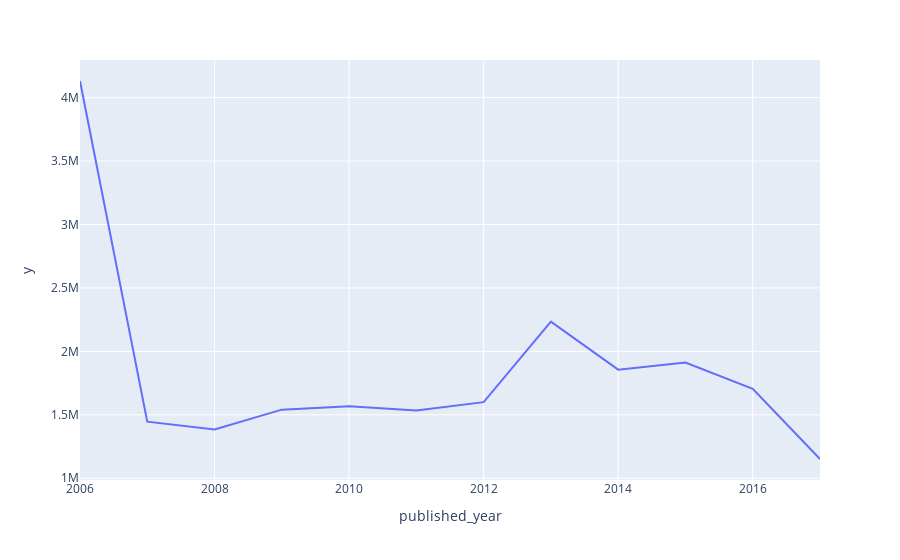

The cell this chart's notebook holds for it:
### Code cell
df = pd.read_csv("ted_main.csv")
df['film_date'] = df['film_date'].apply(lambda x: datetime.datetime.fromtimestamp( int(x)))
df['published_date'] = df['published_date'].apply(lambda x: datetime.datetime.fromtimestamp( int(x)))
df['film_year'] = df['film_date'].apply(lambda it: it.year)
df['published_year'] = df['published_date'].apply(lambda it: it.year)

print(f"Total talks between 2010-2016: {len(df.loc[(df['film_year'] >= 2010) & (df['film_year'] <= 2016), :])}")

mean_views_per_year = df.groupby('published_year')['views'].mean()
print(mean_views_per_year)
fig = px.line(mean_views_per_year, x=mean_views_per_year.index, y=mean_views_per_year)
fig.show()

# We will use videos between 2010-2016
df = df.loc[(df['film_year'] >= 2010) & (df['film_year'] <= 2016), :]
print(len(df))

### Figure 1 — Plotly figure (JSON) as saved in the notebook; plotly's stock layout.template omitted (floating-point values rounded to 4 significant figures)
{"data": [{"hovertemplate": "published_year=%{x}<br>y=%{y}<extra></extra>", "legendgroup": "", "line": {"color": "#636efa", "dash": "solid"}, "marker": {"symbol": "circle"}, "mode": "lines", "name": "", "orientation": "v", "showlegend": false, "x": [2006, 2007, 2008, 2009, 2010, 2011, 2012, 2013, 2014, 2015, 2016, 2017], "xaxis": "x", "y": [4131000.0, 1446000.0, 1384000.0, 1541000.0, 1567000.0, 1534000.0, 1600000.0, 2235000.0, 1856000.0, 1912000.0, 1704000.0, 1152000.0], "yaxis": "y", "type": "scatter"}], "layout": {"xaxis": {"anchor": "y", "domain": [0.0, 1.0], "title": {"text": "published_year"}}, "yaxis": {"anchor": "x", "domain": [0.0, 1.0], "title": {"text": "y"}}, "legend": {"tracegroupgap": 0}, "margin": {"t": 60}}}
